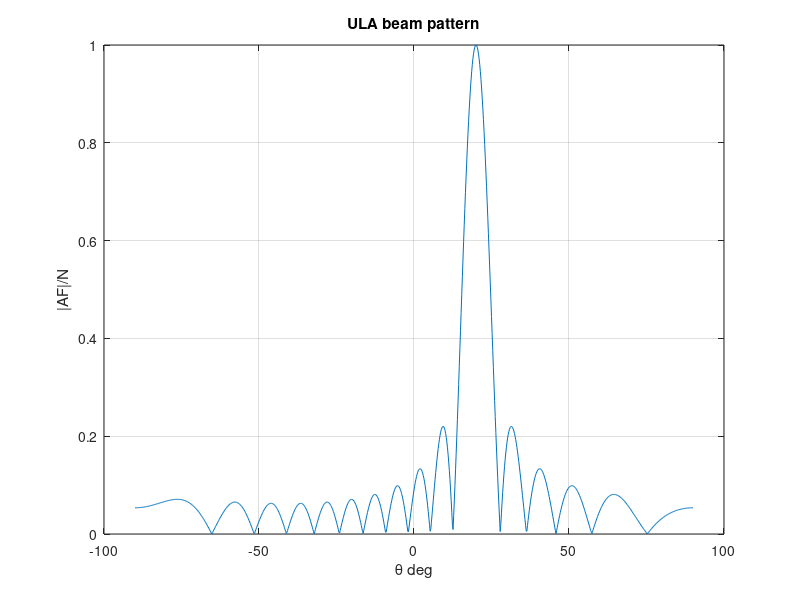

This chart was generated by the following MATLAB code:
% ULA: grating-lobe onset vs d/lambda
% Linear equidistant array: beam distortion at d/lambda > 1
N = 16;
d10 = 5;                        % d/lambda * 10
theta0 = 20;                    % steer angle, deg
d = d10 / 10;
theta = -90:0.2:90;
ph = 2*pi*d*(sind(theta) - sind(theta0));
AF = zeros(1, numel(theta));
for k = 1:N
    AF = AF + exp(1i*(k-1)*ph);
end
pat = abs(AF) / N;              % normalized beam pattern (peak 1)
figure;
plot(theta, pat);
title('ULA beam pattern');
xlabel('\theta deg'); ylabel('|AF|/N');
grid on;

%{
@play
{
 "title": "ULA: element spacing and grating lobes",
 "groups": [
  { "name": "Geometry", "controls": [
    { "var": "N", "label": "Element count", "min": 8, "max": 64, "step": 2, "default": 16 },
    { "var": "d10", "label": "d/λ ×10", "min": 2, "max": 15, "step": 1, "default": 5 },
    { "var": "theta0", "label": "Scan θ₀", "min": -60, "max": 60, "step": 1, "default": 20 }
  ] }
 ]
}
%}
